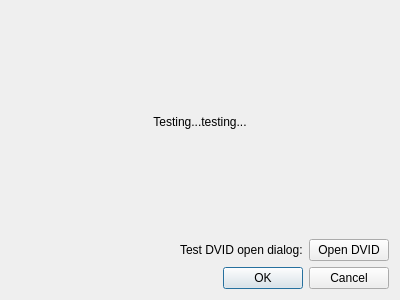
<?xml version="1.0" encoding="UTF-8"?>
<ui version="4.0">
 <class>ZTestDialog2</class>
 <widget class="QDialog" name="ZTestDialog2">
  <property name="geometry">
   <rect>
    <x>0</x>
    <y>0</y>
    <width>400</width>
    <height>300</height>
   </rect>
  </property>
  <property name="windowTitle">
   <string>Dialog</string>
  </property>
  <layout class="QVBoxLayout" name="verticalLayout">
   <item>
    <widget class="QLabel" name="label">
     <property name="text">
      <string>Testing...testing...</string>
     </property>
     <property name="alignment">
      <set>Qt::AlignCenter</set>
     </property>
    </widget>
   </item>
   <item>
    <layout class="QHBoxLayout" name="horizontalLayout">
     <item>
      <spacer name="horizontalSpacer">
       <property name="orientation">
        <enum>Qt::Horizontal</enum>
       </property>
       <property name="sizeHint" stdset="0">
        <size>
         <width>40</width>
         <height>20</height>
        </size>
       </property>
      </spacer>
     </item>
     <item>
      <widget class="QLabel" name="label_3">
       <property name="text">
        <string>Test DVID open dialog:</string>
       </property>
      </widget>
     </item>
     <item>
      <widget class="QPushButton" name="openDvidButton">
       <property name="text">
        <string>Open DVID</string>
       </property>
      </widget>
     </item>
    </layout>
   </item>
   <item>
    <widget class="QDialogButtonBox" name="buttonBox">
     <property name="orientation">
      <enum>Qt::Horizontal</enum>
     </property>
     <property name="standardButtons">
      <set>QDialogButtonBox::Cancel|QDialogButtonBox::Ok</set>
     </property>
    </widget>
   </item>
  </layout>
 </widget>
 <resources/>
 <connections>
  <connection>
   <sender>buttonBox</sender>
   <signal>accepted()</signal>
   <receiver>ZTestDialog2</receiver>
   <slot>accept()</slot>
   <hints>
    <hint type="sourcelabel">
     <x>248</x>
     <y>254</y>
    </hint>
    <hint type="destinationlabel">
     <x>157</x>
     <y>274</y>
    </hint>
   </hints>
  </connection>
  <connection>
   <sender>buttonBox</sender>
   <signal>rejected()</signal>
   <receiver>ZTestDialog2</receiver>
   <slot>reject()</slot>
   <hints>
    <hint type="sourcelabel">
     <x>316</x>
     <y>260</y>
    </hint>
    <hint type="destinationlabel">
     <x>286</x>
     <y>274</y>
    </hint>
   </hints>
  </connection>
 </connections>
</ui>
